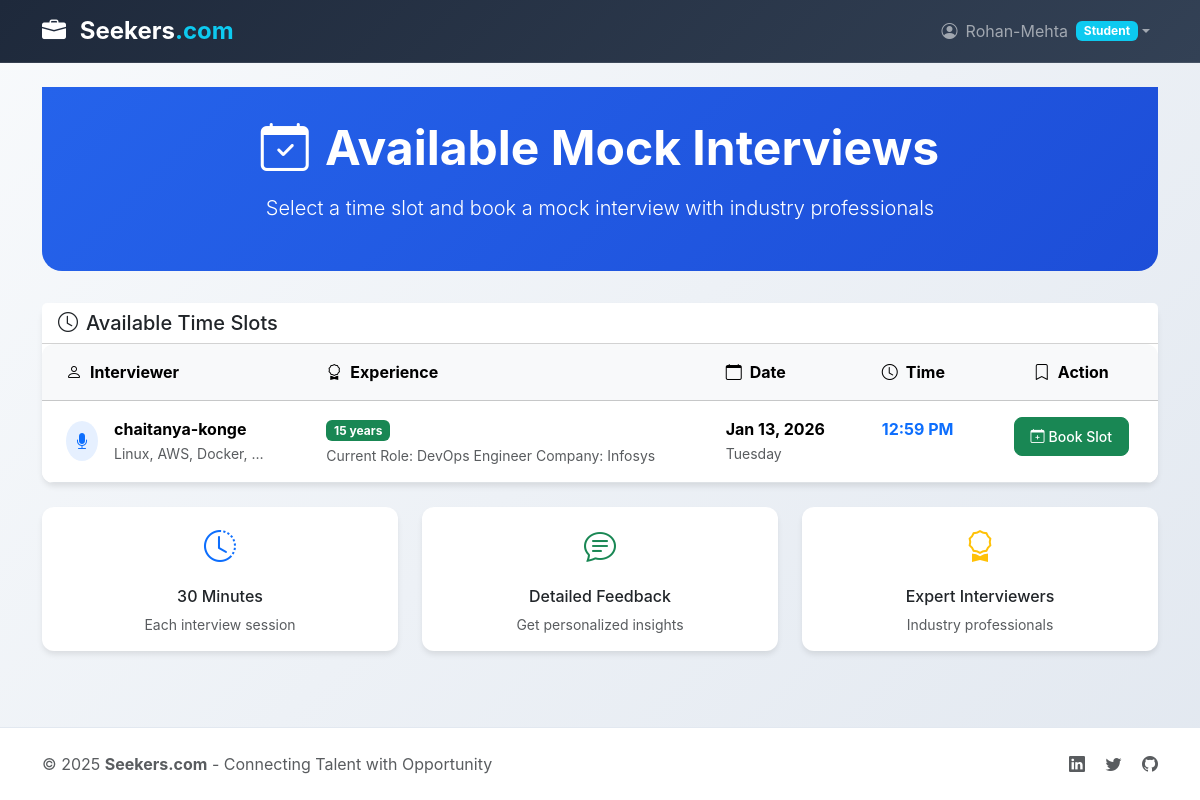
Screenshot of /interviews/available-slots/ (signed in) with the database file from the repository.
### accounts/models.py (models this page shows)
class User(AbstractUser):
    ROLE_CHOICES = (
        ('student', 'Student'),
        ('company', 'Company'),
        ('interviewer', 'Interviewer'),
        ('admin', 'Admin'),
    )
    role = models.CharField(max_length=20, choices=ROLE_CHOICES)

### interviews/models.py (models this page shows, shortened)
class InterviewerAvailability(models.Model):
    interviewer = models.ForeignKey(User, on_delete=models.CASCADE)
    date = models.DateField()
    time = models.TimeField()
    is_booked = models.BooleanField(default=False)

### interviewers/models.py (models this page shows, shortened)
class InterviewerProfile(models.Model):
    user = models.OneToOneField(User, on_delete=models.CASCADE)
    full_name = models.CharField(max_length=100)
    experience = models.PositiveIntegerField(help_text="Years of experience")
    expertise = models.CharField(max_length=200)
    bio = models.TextField()

### accounts/decorators.py (the view)
        def wrapper(request, *args, **kwargs):
            if not hasattr(request.user, 'profile'):
                return redirect('login')
            if request.user.profile.role != role:
                return redirect('login')
            return view_func(request, *args, **kwargs)

### interviews/views.py (called while the page is built)
@login_required
@role_required('student')
def available_slots(request):
    slots = InterviewerAvailability.objects.filter(
        is_booked=False
    ).select_related(
        'interviewer',
        'interviewer__interviewerprofile'
    )
    return render(request, 'interviews/available_slots.html', {
        'slots': slots
    })

### templates/interviews/available_slots.html (shortened to what this page needs)
{% extends 'base.html' %}
{% block content %}
<div class="page-header text-center">
    <div class="container">
        <h1 class="display-5 fw-bold mb-3">
            <i class="bi bi-calendar-check me-3"></i>Available Mock Interviews
        </h1>
        <p class="lead opacity-90">
            Select a time slot and book a mock interview with industry professionals
        </p>
    </div>
</div>
<div class="card">
    <div class="card-header bg-white">
        <h5 class="mb-0">
            <i class="bi bi-clock me-2"></i>Available Time Slots
        </h5>
    </div>
    <div class="card-body p-0">
        {% if slots %}
            <div class="table-responsive">
                <table class="table table-hover mb-0">
                    <thead class="table-light">
                        <tr>
                            <th class="px-4 py-3"><i class="bi bi-person me-2"></i>Interviewer</th>
                            <th class="px-4 py-3"><i class="bi bi-award me-2"></i>Experience</th>
                            <th class="px-4 py-3"><i class="bi bi-calendar me-2"></i>Date</th>
                            <th class="px-4 py-3"><i class="bi bi-clock me-2"></i>Time</th>
                            <th class="px-4 py-3 text-center"><i class="bi bi-bookmark me-2"></i>Action</th>
                        </tr>
                    </thead>
                    <tbody>
                        {% for slot in slots %}
                            <tr>
                                <td class="px-4 py-3">
                                    <div class="d-flex align-items-center">
                                        <div class="bg-primary bg-opacity-10 rounded-circle p-2 me-3">
                                            <i class="bi bi-mic-fill text-primary"></i>
                                        </div>
                                        <div>
                                            <div class="fw-bold">{{ slot.interviewer.username }}</div>
                                            {% if slot.interviewer.interviewerprofile %}
                                                <small class="text-muted">{{ slot.interviewer.interviewerprofile.expertise|truncatewords:3 }}</small>
                                            {% endif %}
                                        </div>
                                    </div>
                                </td>
                                <td class="px-4 py-3">
                                    {% if slot.interviewer.interviewerprofile %}
                                        <span class="badge bg-success">{{ slot.interviewer.interviewerprofile.experience }} years</span>
                                        <div class="small text-muted mt-1">{{ slot.interviewer.interviewerprofile.bio|truncatewords:8 }}</div>
                                    {% else %}
                                        <span class="text-muted">Profile not completed</span>
                                    {% endif %}
                                </td>
                                <td class="px-4 py-3">
                                    <div class="fw-bold">{{ slot.date|date:"M d, Y" }}</div>
                                    <small class="text-muted">{{ slot.date|date:"l" }}</small>
                                </td>
                                <td class="px-4 py-3">
                                    <div class="fw-bold text-primary">{{ slot.time|time:"g:i A" }}</div>
                                </td>
                                <td class="px-4 py-3 text-center">
                                    <a href="{% url 'book_slot' slot.id %}" class="btn btn-success btn-sm">
                                        <i class="bi bi-calendar-plus me-1"></i>Book Slot
                                    </a>
                                </td>
                            </tr>
                        {% endfor %}
                    </tbody>
                </table>
            </div>
        {% endif %}
    </div>
</div>
<div class="row mt-4">
    <div class="col-md-4">
        <div class="card h-100">
            <div class="card-body text-center">
                <i class="bi bi-clock-history text-primary" style="font-size: 2rem;"></i>
                <h6 class="mt-3 mb-2">30 Minutes</h6>
                <p class="text-muted small mb-0">Each interview session</p>
            </div>
        </div>
    </div>
    <div class="col-md-4">
        <div class="card h-100">
            <div class="card-body text-center">
                <i class="bi bi-chat-text text-success" style="font-size: 2rem;"></i>
                <h6 class="mt-3 mb-2">Detailed Feedback</h6>
                <p class="text-muted small mb-0">Get personalized insights</p>
            </div>
        </div>
    </div>
    <div class="col-md-4">
        <div class="card h-100">
            <div class="card-body text-center">
                <i class="bi bi-award text-warning" style="font-size: 2rem;"></i>
                <h6 class="mt-3 mb-2">Expert Interviewers</h6>
                <p class="text-muted small mb-0">Industry professionals</p>
            </div>
        </div>
    </div>
</div>
{% endblock %}

### templates/base.html (shortened to what this page needs)
<!DOCTYPE html>
<html lang="en">
<head>
    <link href="https://cdn.jsdelivr.net/npm/bootstrap@5.3.2/dist/css/bootstrap.min.css" rel="stylesheet">
    <link href="https://cdn.jsdelivr.net/npm/bootstrap-icons@1.11.0/font/bootstrap-icons.css" rel="stylesheet">
</head>
<body class="d-flex flex-column min-vh-100">
<nav class="navbar navbar-expand-lg navbar-dark sticky-top">
    <div class="container">
        <a class="navbar-brand" href="{% url 'home' %}">
            <i class="bi bi-briefcase-fill me-2"></i>
            Seekers<span class="text-info">.com</span>
        </a>
        <div class="collapse navbar-collapse" id="navbarNav">
            <div class="navbar-nav ms-auto">
                {% if user.is_authenticated %}
                    <div class="nav-item dropdown">
                        <a class="nav-link dropdown-toggle d-flex align-items-center" href="#" role="button" data-bs-toggle="dropdown">
                            <i class="bi bi-person-circle me-2"></i>
                            {{ user.username }}
                            <span class="badge bg-info ms-2">{{ user.role|title }}</span>
                        </a>
                    </div>
                {% endif %}
            </div>
        </div>
    </div>
</nav>
<main class="flex-grow-1">
    <div class="container py-4">
        {% block content %}
        {% endblock %}
    </div>
</main>
<footer class="footer py-4">
    <div class="container text-center">
        <div class="row align-items-center">
            <div class="col-md-6 text-md-start">
                <p class="mb-0 text-muted">
                    © 2025 <strong>Seekers.com</strong> - Connecting Talent with Opportunity
                </p>
            </div>
            <div class="col-md-6 text-md-end">
                <div class="social-links">
                    <a href="#" class="text-muted me-3"><i class="bi bi-linkedin"></i></a>
                    <a href="#" class="text-muted me-3"><i class="bi bi-twitter"></i></a>
                    <a href="#" class="text-muted"><i class="bi bi-github"></i></a>
                </div>
            </div>
        </div>
    </div>
</footer>
</body>
</html>

### templates/base.html (style rules this page uses)
:root { --primary-color: #2563eb; --secondary-color: #64748b; --success-color: #059669; --warning-color: #d97706; --danger-color: #dc2626; }
body { font-family: 'Inter', -apple-system, BlinkMacSystemFont, sans-serif; background: linear-gradient(135deg, #f8fafc 0%, #e2e8f0 100%); min-height: 100vh; }
.navbar-brand { font-weight: 700; font-size: 1.5rem; }
.card { border: none; border-radius: 12px; box-shadow: 0 4px 6px -1px rgba(0, 0, 0, 0.1); transition: all 0.3s ease; }
.btn { border-radius: 8px; font-weight: 500; padding: 0.5rem 1rem; transition: all 0.2s ease; }
.page-header { background: linear-gradient(135deg, var(--primary-color) 0%, #1d4ed8 100%); color: white; padding: 2rem 0; margin-bottom: 2rem; border-radius: 0 0 20px 20px; }
.table { background: white; border-radius: 12px; overflow: hidden; }
.navbar { background: linear-gradient(135deg, #1e293b 0%, #334155 100%) !important; backdrop-filter: blur(10px); border-bottom: 1px solid rgba(255, 255, 255, 0.1); }
.footer { background: white; border-top: 1px solid #e2e8f0; margin-top: auto; }

### rows the page displays
User: username "Rohan-Mehta", role "Student"
InterviewerAvailability: interviewer.username "chaitanya-konge", interviewer.interviewerprofile.expertise "Linux, AWS, Docker, …", interviewer.interviewerprofile.experience "15", interviewer.interviewerprofile.bio "Current Role: DevOps Engineer Company: Infosys", date "Jan 13, 2026", date "Tuesday", time "12:59 PM"
